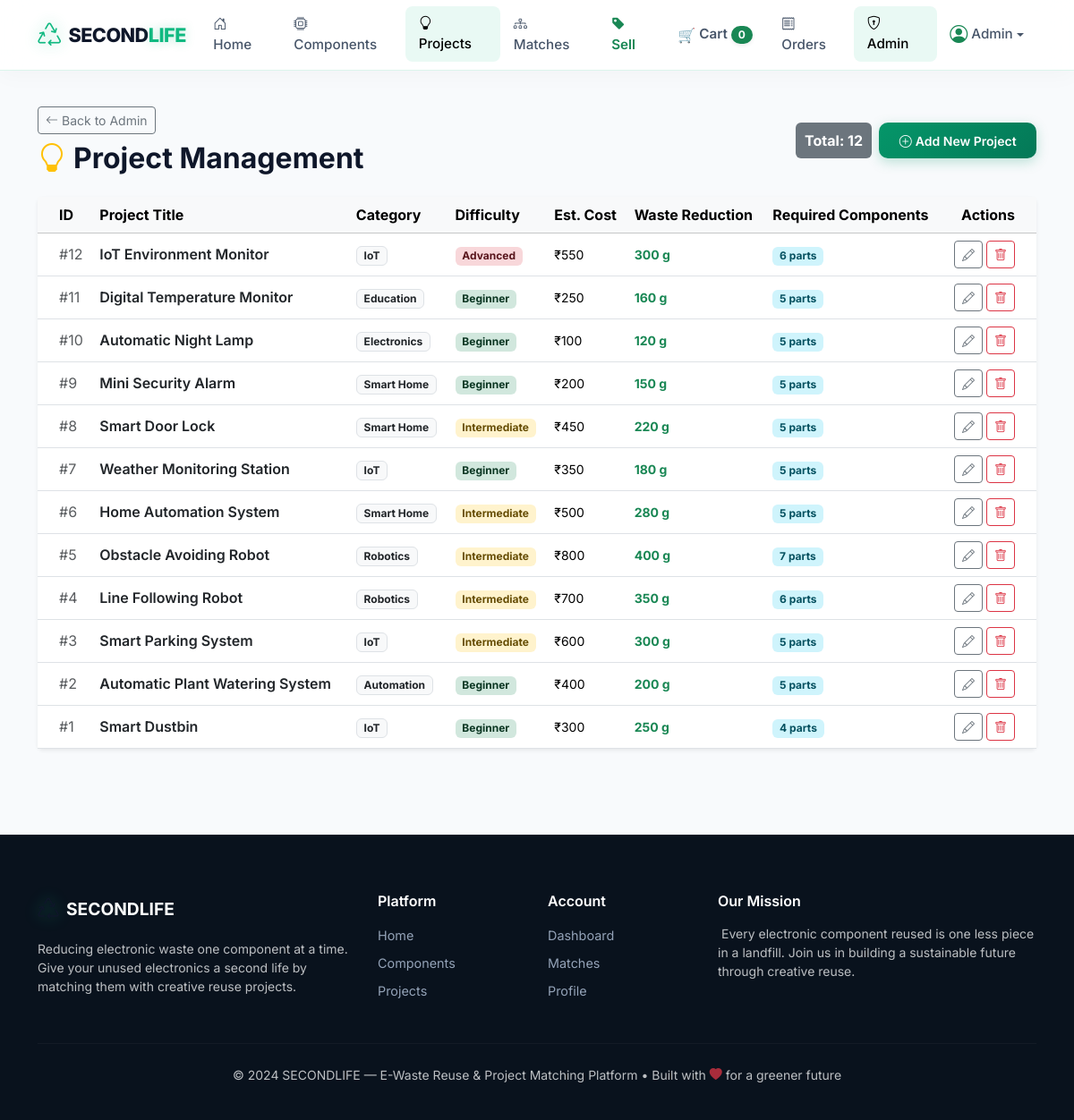
Screenshot of /admin/projects (signed in) with the database file from the repository.
### models/models.py (models this page shows, shortened)
class Project(db.Model):
    __tablename__ = 'projects'
    CATEGORIES = [
        'IoT', 'Robotics', 'Education', 'Automation',
        'Smart Home', 'Creative', 'Electronics'
    ]
    DIFFICULTIES = ['Beginner', 'Intermediate', 'Advanced']
    id = db.Column(db.Integer, primary_key=True)
    title = db.Column(db.String(200), nullable=False)
    description = db.Column(db.Text)
    category = db.Column(db.String(50))
    difficulty = db.Column(db.String(20))
    estimated_cost = db.Column(db.Float, default=0)
    estimated_waste_reduction = db.Column(db.Float, default=0)
    image = db.Column(db.String(200))
    created_at = db.Column(db.DateTime, default=datetime.utcnow)
    required_components = db.relationship('ProjectComponent', backref='project', lazy=True, cascade='all, delete-orphan')
    saved_by = db.relationship('SavedProject', backref='project', lazy=True, cascade='all, delete-orphan')
    matches = db.relationship('Match', backref='project', lazy=True, cascade='all, delete-orphan')
    reuse_history = db.relationship('ReuseHistory', backref='project', lazy=True)

### routes/admin.py (the view)
@admin_bp.route('/projects')
@admin_required
def admin_projects():
    projects = Project.query.order_by(Project.created_at.desc()).all()
    return render_template('admin_projects.html', projects=projects)

### services/waste_calculator.py (called while the page is built)
def format_weight(grams):
    if grams is None or grams == 0:
        return '0 g'
    if grams >= 1000:
        return f'{grams / 1000:.2f} kg'
    return f'{grams:.0f} g'

### utils.py (called while the page is built)
def admin_required(f):
    @wraps(f)
    def decorated_function(*args, **kwargs):
        if 'user_id' not in session:
            flash('Please log in to access this page.', 'warning')
            return redirect(url_for('auth.login'))
        if session.get('user_role') != 'admin':
            flash('Access denied. Admin privileges required.', 'danger')
            return redirect(url_for('dashboard.dashboard'))
        return f(*args, **kwargs)
    return decorated_function

### templates/admin_projects.html (shortened to what this page needs)
{% extends "base.html" %}
{% block content %}
<div class="container py-4">
    <div class="d-flex justify-content-between align-items-center mb-4">
        <div>
            <a href="{{ url_for('admin.admin_dashboard') }}" class="btn btn-outline-secondary btn-sm mb-2">
                <i class="bi bi-arrow-left me-1"></i>Back to Admin
            </a>
            <h2 class="fw-bold mb-0">
                <i class="bi bi-lightbulb text-warning me-2"></i>Project Management
            </h2>
        </div>
        <div class="d-flex gap-2">
            <span class="badge bg-secondary fs-6 d-flex align-items-center">Total: {{ projects|length }}</span>
            <a href="{{ url_for('admin.admin_add_project') }}" class="btn btn-primary btn-sm">
                <i class="bi bi-plus-circle me-1"></i>Add New Project
            </a>
        </div>
    </div>
    <div class="card border-0 shadow-sm">
        <div class="card-body p-0">
            <div class="table-responsive">
                <table class="table table-hover align-middle mb-0">
                    <thead class="table-light">
                        <tr>
                            <th class="ps-4">ID</th>
                            <th>Project Title</th>
                            <th>Category</th>
                            <th>Difficulty</th>
                            <th>Est. Cost</th>
                            <th>Waste Reduction</th>
                            <th>Required Components</th>
                            <th class="text-end pe-4">Actions</th>
                        </tr>
                    </thead>
                    <tbody>
                        {% for p in projects %}
                        <tr>
                            <td class="ps-4 text-muted">#{{ p.id }}</td>
                            <td class="fw-semibold">
                                <a href="{{ url_for('projects.project_detail', project_id=p.id) }}" class="text-decoration-none text-dark">
                                    {{ p.title }}
                                </a>
                            </td>
                            <td><span class="badge bg-light text-dark border">{{ p.category }}</span></td>
                            <td>
                                <span class="badge {% if p.difficulty == 'Beginner' %}bg-success-subtle text-success-emphasis{% elif p.difficulty == 'Intermediate' %}bg-warning-subtle text-warning-emphasis{% else %}bg-danger-subtle text-danger-emphasis{% endif %}">
                                    {{ p.difficulty }}
                                </span>
                            </td>
                            <td class="small">₹{{ p.estimated_cost|int }}</td>
                            <td class="small text-success fw-bold">{{ format_weight(p.estimated_waste_reduction) }}</td>
                            <td><span class="badge bg-info-subtle text-info-emphasis">{{ p.required_components|length }} parts</span></td>
                            <td class="text-end pe-4">
                                <div class="d-flex justify-content-end gap-1">
                                    <a href="{{ url_for('admin.admin_edit_project', project_id=p.id) }}" class="btn btn-sm btn-outline-secondary" title="Edit">
                                        <i class="bi bi-pencil"></i>
                                    </a>
                                    <form method="POST" action="{{ url_for('admin.admin_delete_project', project_id=p.id) }}" onsubmit="return confirm('Delete this project and all its component requirements?');">
                                        <button type="submit" class="btn btn-sm btn-outline-danger" title="Delete">
                                            <i class="bi bi-trash"></i>
                                        </button>
                                    </form>
                                </div>
                            </td>
                        </tr>
                        {% endfor %}
                    </tbody>
                </table>
            </div>
        </div>
    </div>
</div>
{% endblock %}

### static/css/style.css (style rules this page uses)
:root { --primary: #059669; --primary-glow: rgba(5, 150, 105, 0.35); --eco-emerald: #10b981; --eco-mint: #34d399; --eco-teal: #14b8a6; --eco-cyan: #06b6d4; --eco-dark: #064e3b; --eco-deep-bg: #09121d; --dark-surface: #0f172a; --dark-card: rgba(15, 23, 42, 0.75); --dark-border: rgba(16, 185, 129, 0.2); --bg-main: #f8fafc; --bg-card: #ffffff; --text-main: #0f172a; --text-muted: #64748b; --border-color: #e2e8f0; --glass-bg: rgba(255, 255, 255, 0.82); --glass-border: rgba(255, 255, 255, 0.7); --glass-shadow: 0 12px 35px rgba(0, 0, 0, 0.04); }
body { font-family: 'Inter', -apple-system, BlinkMacSystemFont, "Segoe UI", Roboto, sans-serif; background-color: var(--bg-main); color: var(--text-main); min-height: 100vh; display: flex; flex-direction: column; overflow-x: hidden; }
.btn-primary { background: linear-gradient(135deg, #059669 0%, #047857 100%); border: none; color: #ffffff; font-weight: 600; border-radius: 10px; padding: 0.6rem 1.4rem; box-shadow: 0 4px 14px rgba(5, 150, 105, 0.25); transition: all 0.25s cubic-bezier(0.16, 1, 0.3, 1); }

### rows the page displays
Project: id "12", title "IoT Environment Monitor", category "IoT", difficulty "Advanced", estimated_cost "550", estimated_waste_reduction "300 g", required_components|length "6"
Project: id "11", title "Digital Temperature Monitor", category "Education", difficulty "Beginner", estimated_cost "250", estimated_waste_reduction "160 g", required_components|length "5"
Project: id "10", title "Automatic Night Lamp", category "Electronics", difficulty "Beginner", estimated_cost "100", estimated_waste_reduction "120 g", required_components|length "5"
Project: id "9", title "Mini Security Alarm", category "Smart Home", difficulty "Beginner", estimated_cost "200", estimated_waste_reduction "150 g", required_components|length "5"
Project: id "8", title "Smart Door Lock", category "Smart Home", difficulty "Intermediate", estimated_cost "450", estimated_waste_reduction "220 g", required_components|length "5"
Project: id "7", title "Weather Monitoring Station", category "IoT", difficulty "Beginner", estimated_cost "350", estimated_waste_reduction "180 g", required_components|length "5"
Project: id "6", title "Home Automation System", category "Smart Home", difficulty "Intermediate", estimated_cost "500", estimated_waste_reduction "280 g", required_components|length "5"
Project: id "5", title "Obstacle Avoiding Robot", category "Robotics", difficulty "Intermediate", estimated_cost "800", estimated_waste_reduction "400 g", required_components|length "7"
Project: id "4", title "Line Following Robot", category "Robotics", difficulty "Intermediate", estimated_cost "700", estimated_waste_reduction "350 g", required_components|length "6"
Project: id "3", title "Smart Parking System", category "IoT", difficulty "Intermediate", estimated_cost "600", estimated_waste_reduction "300 g", required_components|length "5"
Project: id "2", title "Automatic Plant Watering System", category "Automation", difficulty "Beginner", estimated_cost "400", estimated_waste_reduction "200 g", required_components|length "5"
Project: id "1", title "Smart Dustbin", category "IoT", difficulty "Beginner", estimated_cost "300", estimated_waste_reduction "250 g", required_components|length "4"

### other values shown
{{ cart_count }} "0"
{{ session.get('user_name', 'Profile') }} "Admin"
{{ projects|length }} "12"
